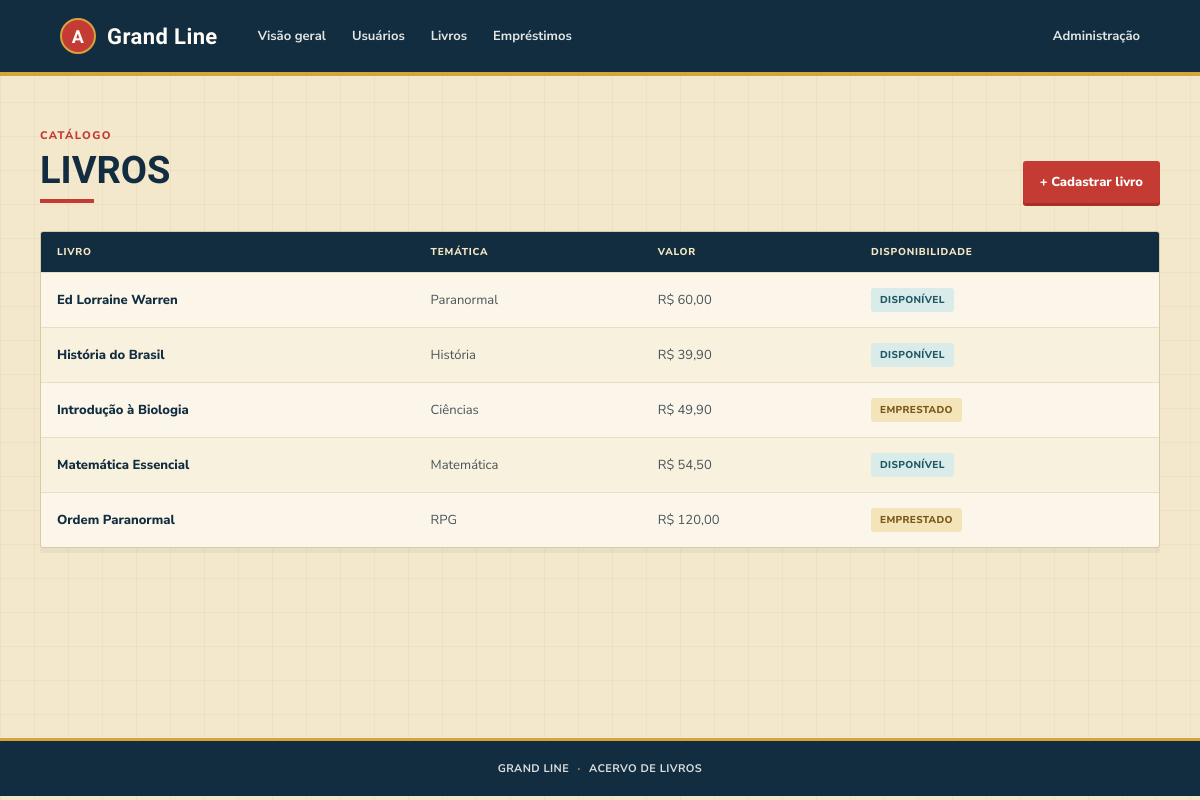
Screenshot of /livros/ with the database file from the repository.
### livros/models.py (models this page shows, shortened)
class Livro(models.Model):
	nome = models.CharField('nome', max_length=180)
	tematica = models.CharField('temática', max_length=100)
	valor = models.DecimalField('valor', max_digits=10, decimal_places=2)
	class Meta:
		ordering = ['nome']
		verbose_name = 'livro'
		verbose_name_plural = 'livros'
	@property
	def disponivel(self):
		return not self.emprestimos.filter(status='pendente').exists()

### livros/views.py (the view)
# urls.py: path('', LivroListView.as_view(), name='lista'),
class LivroListView(ListView):
	model = Livro
	template_name = 'livros/lista.html'
	context_object_name = 'livros'

### templates/livros/lista.html (shortened to what this page needs)
{% extends 'base.html' %}
{% block content %}
<section class="page-heading"><div><p class="eyebrow">CATÁLOGO</p><h1>Livros</h1></div><a class="button button-primary" href="{% url 'livros:novo' %}">+ Cadastrar livro</a></section>
<div class="table-wrap"><table><thead><tr><th>Livro</th><th>Temática</th><th>Valor</th><th>Disponibilidade</th></tr></thead><tbody>
{% for livro in livros %}<tr><td class="primary-cell">{{ livro.nome }}</td><td>{{ livro.tematica }}</td><td>R$ {{ livro.valor|floatformat:2 }}</td><td>{% if livro.disponivel %}<span class="badge badge-green">Disponível</span>{% else %}<span class="badge badge-orange">Emprestado</span>{% endif %}</td></tr>
{% empty %}<tr><td colspan="4" class="empty-state">Nenhum livro cadastrado.</td></tr>{% endfor %}
</tbody></table></div>
{% endblock %}

### templates/base.html (shortened to what this page needs)
{% load static %}
<!doctype html>
<html lang="pt-BR">
<head>
    <link rel="stylesheet" href="{% static 'css/style.css' %}">
</head>
<body>
    <header class="topbar">
        <a class="brand" href="{% url 'inicio' %}"><span class="brand-mark">A</span> Grand Line</a>
        <nav aria-label="Navegação principal">
            <a href="{% url 'inicio' %}">Visão geral</a>
            <a href="{% url 'usuarios:lista' %}">Usuários</a>
            <a href="{% url 'livros:lista' %}">Livros</a>
            <a href="{% url 'emprestimos:lista' %}">Empréstimos</a>
        </nav>
        <a class="admin-link" href="{% url 'admin:index' %}">Administração</a>
    </header>
    <main class="page-shell">
        {% block content %}{% endblock %}
    </main>
    <footer class="footer">GRAND LINE <span>·</span> ACERVO DE LIVROS</footer>
</body>
</html>

### static/css/style.css (style rules this page uses)
:root { color-scheme: light; --ink: #192631; --muted: #63717a; --line: #d8c9a7; --paper: #f3e8cb; --canvas: #fbf6e9; --white: #fffdf6; --navy: #122c40; --navy-soft: #244a60; --red: #c33b32; --red-dark: #a82e29; --gold: #d5a43d; --gold-soft: #f3e4b9; --sea: #3b8190; --sea-soft: #d9ece9; --serif: 'Barlow Condensed', 'Arial Narrow', sans-serif; --sans: 'Nunito Sans', 'Segoe UI', sans-serif; }
* { box-sizing: border-box; }
body { margin: 0; background-color: var(--paper); background-image: linear-gradient(rgba(18, 44, 64, .035) 1px, transparent 1px), linear-gradient(90deg, rgba(18, 44, 64, .035) 1px, transparent 1px); background-size: 34px 34px; color: var(--ink); font-family: var(--sans); font-size: 15px; }
a { color: inherit; text-decoration: none; }
.topbar { min-height: 76px; padding: 0 max(5vw, 24px); display: flex; align-items: center; gap: 40px; background: var(--navy); border-bottom: 4px solid var(--gold); color: var(--white); }
.brand { display: inline-flex; align-items: center; gap: 11px; font-family: var(--serif); font-weight: 800; font-size: 22px; letter-spacing: .4px; }
.brand-mark { width: 36px; height: 36px; display: grid; place-items: center; background: var(--red); color: white; border: 2px solid var(--gold); border-radius: 50%; font-family: var(--serif); font-size: 18px; }
nav { display: flex; gap: 26px; flex: 1; }
nav a, .admin-link { color: #e2e6e3; font-weight: 700; font-size: 13px; }
.page-shell { width: min(1120px, calc(100% - 48px)); min-height: calc(100vh - 138px); margin: 0 auto; padding: 52px 0 72px; }
.page-heading, .section-heading { display: flex; align-items: end; justify-content: space-between; gap: 20px; margin-bottom: 28px; }
.eyebrow { margin: 0 0 8px; color: var(--red); font-size: 11px; letter-spacing: 1.4px; font-weight: 800; }
h1, h2 { margin: 0; font-family: var(--serif); font-weight: 700; text-transform: uppercase; }
h1 { font-size: 38px; line-height: 1.05; color: var(--navy); }
.page-heading > div:first-child { position: relative; padding-bottom: 12px; }
.page-heading > div:first-child::after { position: absolute; bottom: 0; left: 0; width: 54px; height: 4px; background: var(--red); content: ''; }
.button { min-height: 42px; padding: 0 16px; display: inline-flex; align-items: center; justify-content: center; border: 1px solid transparent; border-radius: 3px; font: 800 13px var(--sans); cursor: pointer; }
.button-primary { background: var(--red); color: white; box-shadow: 0 3px 0 var(--red-dark); }
.table-wrap { overflow-x: auto; background: var(--canvas); border: 1px solid var(--line); border-radius: 3px; box-shadow: 0 5px 0 rgba(18, 44, 64, .05); }
table { width: 100%; border-collapse: collapse; text-align: left; }
th { padding: 13px 16px; color: #f6e8c2; background: var(--navy); font-size: 10px; text-transform: uppercase; letter-spacing: .8px; font-weight: 800; white-space: nowrap; }
td { padding: 15px 16px; border-top: 1px solid #e9ddc2; color: #48545a; font-size: 13px; vertical-align: middle; }
tbody tr:nth-child(even) { background: rgba(213, 164, 61, .07); }
.primary-cell { color: var(--navy); font-weight: 800; }
.badge { display: inline-flex; align-items: center; padding: 5px 9px; border-radius: 3px; font-size: 10px; font-weight: 800; text-transform: uppercase; letter-spacing: .35px; white-space: nowrap; }
.badge-green, .badge-devolvido { background: var(--sea-soft); color: #205766; }
.badge-orange, .badge-pendente { background: var(--gold-soft); color: #795715; }
.footer { padding: 20px 24px; border-top: 3px solid var(--gold); background: var(--navy); color: #d8dfdf; text-align: center; font-size: 11px; font-weight: 700; letter-spacing: .4px; }
.footer span { padding: 0 5px; color: var(--gold); }

### rows the page displays
Livro: nome "Ed Lorraine Warren", tematica "Paranormal", valor "60,00", shows "DISPONÍVEL"
Livro: nome "História do Brasil", tematica "História", valor "39,90", shows "DISPONÍVEL"
Livro: nome "Introdução à Biologia", tematica "Ciências", valor "49,90", shows "EMPRESTADO"
Livro: nome "Matemática Essencial", tematica "Matemática", valor "54,50", shows "DISPONÍVEL"
Livro: nome "Ordem Paranormal", tematica "RPG", valor "120,00", shows "EMPRESTADO"
